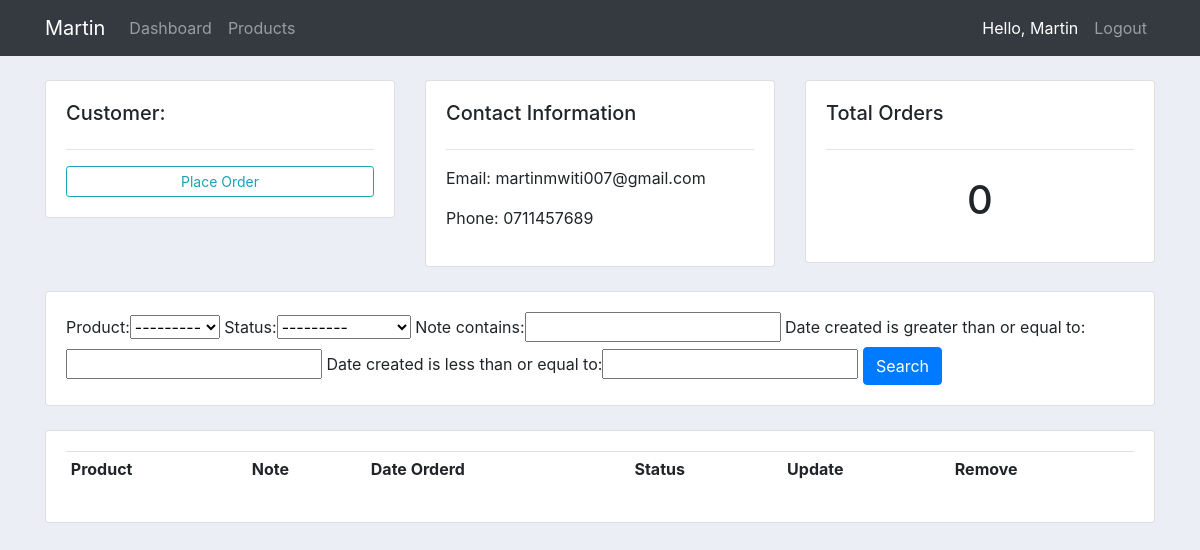
The page /customers/1 (signed in) on the database as committed earlier.
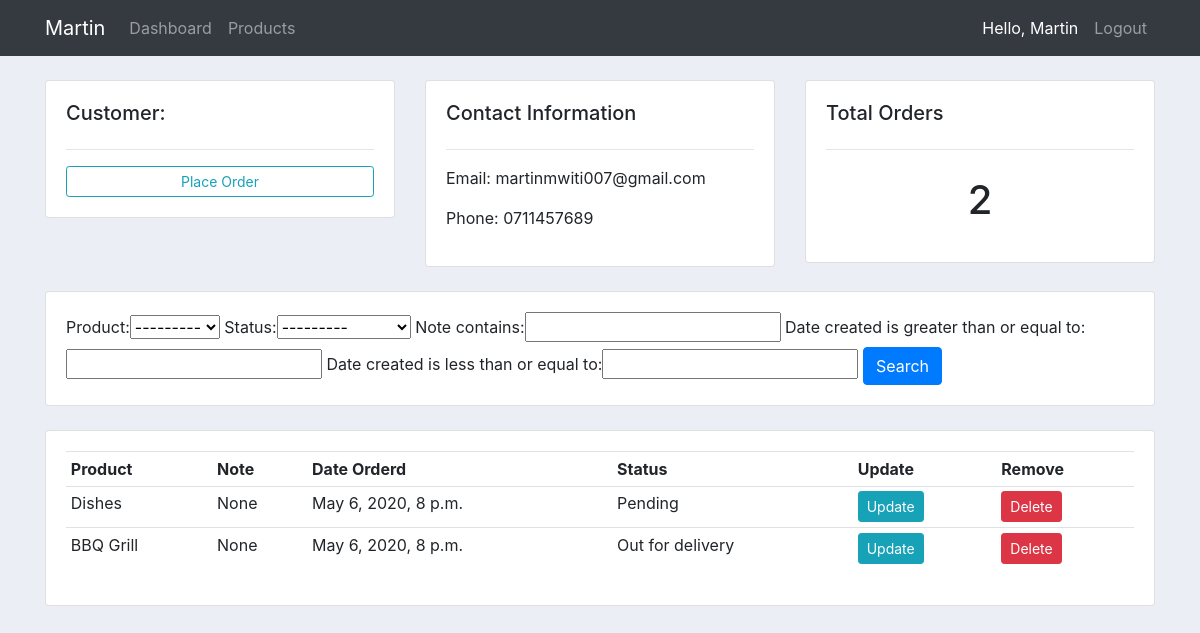
The same page on the database as committed later.
### accounts/models.py (models this page shows, shortened)
class Order(models.Model):
    STATUS = (
        ('Pending', 'Pending'),
        ('Out for delivery', 'Out of delivery'),
        ('Delivered', 'Delivered'),
    )
    customer = models.ForeignKey(Customer, null=True, on_delete=models.SET_NULL)
    product = models.ForeignKey(Product, null=True, on_delete=models.SET_NULL)
    date_created = models.DateTimeField(auto_now_add=True, null=True)
    status = models.CharField(max_length=200, null=True, choices=STATUS) # Dropdown
    note = models.CharField(max_length=200, null=True)

class Product(models.Model):
    CATEGORY = (
        ('Indoor', 'Indoor'),
        ('Out Door', 'Out Door'),
    )
    name = models.CharField(max_length=200, null=True)
    price = models.FloatField(null=True)
    category = models.CharField(max_length=200, null=True, choices=CATEGORY)
    description = models.CharField(max_length=200, null=True, blank=True)
    date_created = models.DateTimeField(auto_now_add=True, null=True)
    tags = models.ManyToManyField(Tag)
    def __str__(self):
        return self.name

### accounts/decorators.py (the view)
        def wrapper_func(request, *args, **kwargs):
            group = None
            if request.user.groups.exists():
                group = request.user.groups.all()[0].name # grab the 1st name of a user group name
            if group in allowed_roles:  # i specified the allowed_roles in the views.py file
                return view_func(request, *args, **kwargs)
            else:
                return HttpResponse("You are not authorized to view this page.")

### accounts/views.py (called while the page is built)
@login_required(login_url='login')
@allowed_users(allowed_roles=['admin'])
def customers(request, pk):
    customer = Customer.objects.get(id=pk)
    orders = customer.order_set.all()
    orders_count = orders.count()
    myFilter = OrderFilter(request.GET, queryset=orders)
    orders = myFilter.qs
    context = {"customer": customer,
               "orders": orders, "orders_count": orders_count, "myFilter": myFilter}
    return render(request, 'accounts/customers.html', context)

### accounts/templates/accounts/customers.html
{% extends 'accounts/main.html' %}
{% block content %}
<br>
<div class="row">
    <div class="col-md">
        <div class="card card-body">
            <h5>Customer:</h5>
            <hr>
            <a class="btn btn-outline-info  btn-sm btn-block" href="{% url 'create_order' customer.id %}">Place Order</a>
        </div>
    </div>
    <div class="col-md">
        <div class="card card-body">
            <h5>Contact Information</h5>
            <hr>
            <p>Email: {{customer.email}}</p>
            <p>Phone: {{customer.phone}}</p>
        </div>
    </div>
    <div class="col-md">
        <div class="card card-body">
            <h5>Total Orders</h5>
            <hr>
            <h1 style="text-align: center;padding: 10px">{{orders_count}}</h1>
        </div>
    </div>
</div>
<br>
<div class="row">
    <div class="col">
        <div class="card card-body">
            <form method="get">
                {{myFilter.form}}
                <button class="btn btn-primary" type="submit">Search</button>
            </form>
        </div>
    </div>
</div>
<br>
<div class="row">
    <div class="col-md">
        <div class="card card-body">
            <table class="table table-sm">
                <tr>
                    <th>Product</th>
                    <th>Note</th>
                    <th>Date Orderd</th>
                    <th>Status</th>
                    <th>Update</th>
                    <th>Remove</th>
                </tr>
                {% for order in orders %}
                    <tr>
                        <td>{{order.product}}</td>
                        <td>{{order.note}}</td>
                        <td>{{order.date_created}}</td>
                        <td>{{order.status}}</td>
                        <td><a class="btn btn-sm btn-info" href="{% url 'update_order' order.id %}">Update</a></td>
                        <td><a class="btn btn-sm btn-danger" href="{% url 'delete_order' order.id %}">Delete</a></td>
                    </tr>
                {% endfor %}
            </table>
        </div>
    </div>
</div>
{% endblock %}

Rows that differ between the two databases and show on the page:
added Order: product "Dishes", note "None", date_created "May 6, 2020, 8 p.m.", status "Pending"
added Order: product "BBQ Grill", note "None", date_created "May 6, 2020, 8 p.m.", status "Out for delivery"
Other text that changed with them:
{{ orders_count }}: "0" → "2"
